Frame 1 (no input): blank canvas, image omitted
Frame 60 (no input): blank canvas, image omitted
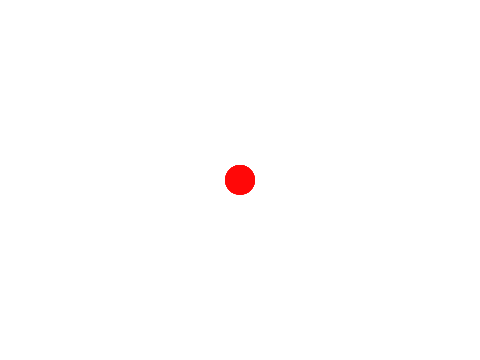
Frame 120 (the mouse pressed at the canvas centre since frame 60)

The p5.js sketch whose frames 1 and 60 were blank and that drew this single picture after the mouse press (run headless with seeded random() and noise() and a simulated clock; from frame 60 on, the mouse is pressed at the canvas centre):

// p5.js sketch
// ── sketch.js
let toggle = 0;
const toggleColor = 5;

function setup() {
    // put setup code here
    createCanvas(480, 360);
    angleMode(DEGREES);
    colorMode(HSB, 360, 100, 100, 1);
    noStroke();
}
function draw() {
    // put drawing code here
    if (mouseIsPressed) {
        fill(toggle*360/toggleColor, 100, 100, 0.1);
        circle(mouseX, mouseY, 30);

    }
}

function mouseClicked() {
    toggle = (toggle+1) % toggleColor;
}
